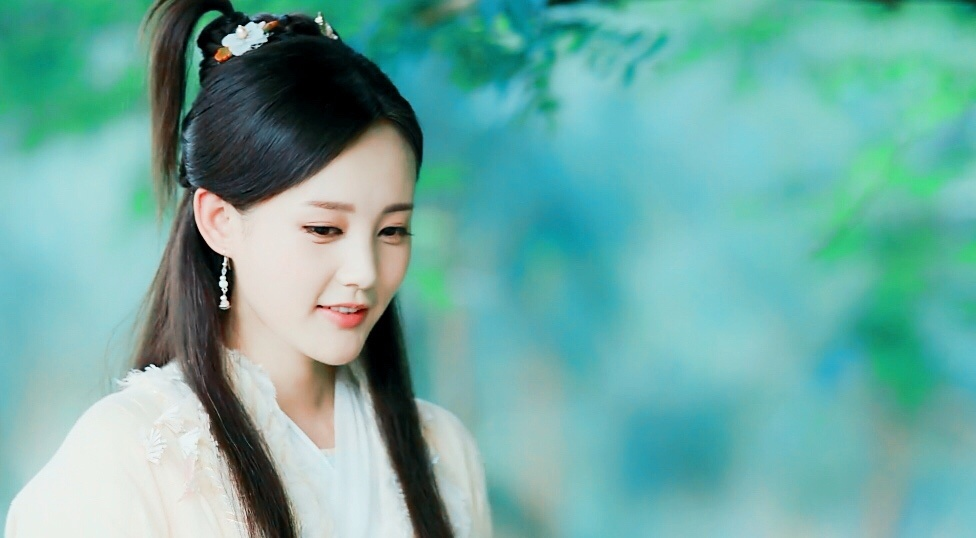
#> input picture data/input.jpg, 976 x 538 px
$ python img2img.py
#> lines starting #> are read from the running program, lines starting #| are printed output that depends on the picture
### utils.py
"""
@author: Viet Nguyen <nhviet1009@gmail.com>
@author: Wang Sutan <wangsutan@163.com>
"""

import argparse
import numpy as np
from PIL import Image, ImageFont, ImageDraw, ImageOps
import alphabets
from typing import Dict, List, Tuple


def get_args() -> argparse.Namespace:
    parser = argparse.ArgumentParser("Image to ASCII")
    parser.add_argument(
        "--input", type=str, default="data/input.jpg", help="Path to input image"
    )
    parser.add_argument(
        "--output", type=str, default="data/output.jpg", help="Path to output text file"
    )
    parser.add_argument("--language", type=str, default="english")
    parser.add_argument("--mode", type=str, default="standard")
    parser.add_argument(
        "--background",
        type=str,
        default="black",
        choices=["black", "white"],
        help="background's color",
    )
    parser.add_argument(
        "--num_cols",
        type=int,
        default=300,
        help="number of character for output's width",
    )
    parser.add_argument("--scale", type=int, default=2, help="upsize output")
    return parser.parse_args()


def get_data(language: str, mode: str = "standard") -> Tuple[
    str,
    ImageFont.FreeTypeFont,
    str,
    float,
]:
    if language not in alphabets.languages:
        raise ValueError(f"Language {language} not supported")

    lang_config: Dict = alphabets.languages[language]
    font: ImageFont.FreeTypeFont = ImageFont.truetype(
        lang_config["font_path"], lang_config["size"]
    )
    sample_character: str = lang_config["sample_char"]
    scale: float = lang_config["scale"]
    char_list: str = get_chars(lang_config["chars"], language, mode)
    if language != "general":
        char_list = sort_chars_incremental(char_list, font, language)

    return char_list, font, sample_character, scale


def get_shape_parameters(
    height: int, width: int, num_cols: int, scale: float
) -> Tuple[int, int, int, int]:
    cell_width: int = int(width / num_cols)
    cell_height: int = int(scale * cell_width)
    num_rows: int = int(height / cell_height)

    is_too_narrow: bool = num_cols > width or num_rows > height
    if is_too_narrow:
        print("Too many columns or rows. Use default setting")
        cell_width = 6
        cell_height = 12
        num_rows = int(height / cell_height)
        num_cols = int(width / cell_width)

    return cell_width, cell_height, num_rows, num_cols


def get_chars(chars_dict: Dict, language: str, mode: str = "standard"):
    try:
        if len(chars_dict) > 1:
            return chars_dict[mode]
        else:
            return chars_dict["standard"]
    except Exception as e:
        raise ValueError(f"Invalid mode for {language}: {e}")


def get_out_image(
    char_width: int,
    char_height: int,
    num_cols: int,
    num_rows: int,
    scale: float,
    mode: str,
    bg_code: int | Tuple[int, int, int],
):
    out_width: int = char_width * num_cols
    out_height: int = int(char_height * num_rows * scale)
    out_image = Image.new(mode, (out_width, out_height), bg_code)
    return out_image


def sort_chars_incremental(
    char_list: str, font: ImageFont.FreeTypeFont, language: str
) -> str:
    sample_char = alphabets.languages[language]["sample_char"]
    char_width, char_height = get_char_shape(sample_char, font)
    out_width = int(char_width * len(char_list))
    out_height = int(char_height)
    img_chars_line = set_img_chars_line(out_width, out_height, char_list, font)
    b_c_list = calc_char_brightness(img_chars_line, char_width, char_list)
    return set_chars_incremental(len(char_list), b_c_list)


def get_char_shape(sample_char: str, font: ImageFont.FreeTypeFont) -> Tuple[int, int]:
    draw = ImageDraw.Draw(Image.new("RGB", (100, 100)))
    bbox = draw.textbbox((0, 0), sample_char, font=font)
    char_width = int(bbox[2] - bbox[0])
    char_height = int(bbox[3] - bbox[1])
    return char_width, char_height


def set_img_chars_line(
    out_width: int,
    out_height: int,
    char_list: str,
    font: ImageFont.FreeTypeFont,
) -> Image.Image:
    """add all character in list to image"""
    out_image = Image.new("L", (out_width, out_height), 255)
    draw = ImageDraw.Draw(out_image)
    draw.text((0, 0), char_list, fill=0, font=font)
    return out_image.crop(ImageOps.invert(out_image).getbbox())


def calc_char_brightness(
    img_chars_line: Image.Image, char_width: int, char_list: str
) -> List[Tuple[float, str]]:
#> called with char_width = 12
    brightness_list: List[float] = []
    for i in range(len(char_list)):
        char_edge_left: int = char_width * i
        char_edge_right: int = char_width * (i + 1)
        brightness = np.mean(
            np.array(img_chars_line)[:, char_edge_left:char_edge_right]
        )
        brightness_list.append(brightness)
    zipped_lists = list(zip(brightness_list, char_list))
    return sorted(zipped_lists)


def set_chars_incremental(
    char_num: int, brightness2char_list: List[Tuple[float, str]]
) -> str:
#> called with char_num = 52
    char_num_max: int = 100
    num_chars_actual: int = min(char_num, char_num_max)

    b_max: float = brightness2char_list[-1][0]
    b_min: float = brightness2char_list[0][0]
    incremental_step: float = (b_max - b_min) / num_chars_actual

    chars_incremental: str = ""
    brightness_current: float = brightness2char_list[0][0]
    num_chars_current: int = 0
    for b, c in brightness2char_list:
        if b >= brightness_current:
            chars_incremental += c
            brightness_current += incremental_step
            num_chars_current += 1
        if num_chars_current == num_chars_actual:
            break

    last_char: str = brightness2char_list[-1][1]
    if chars_incremental[-1] != last_char:
        chars_incremental += last_char

    return chars_incremental


def get_partial_image(
    image: np.ndarray, cell_width: int, cell_height: int, row: int, col: int
) -> np.ndarray:
    image_height, image_width = image.shape[:2]
    top: int = int(row * cell_height)
    bottom: int = min(int((row + 1) * cell_height), image_height)
    left: int = int(col * cell_width)
    right: int = min(int((col + 1) * cell_width), image_width)

    if len(image.shape) == 3:
        return image[top:bottom, left:right, :]
    else:
        return image[top:bottom, left:right]


def get_char_by_color(char_list: str, num_chars: int, value: float) -> str:
    char_idx_temp: int = int(value * num_chars / 255)
    char_idx_right_edge: int = num_chars - 1
    ascii_char: str = char_list[min(char_idx_temp, char_idx_right_edge)]
    return ascii_char


def calc_avg_gray(image: np.ndarray, num_chars: int) -> float:
    return np.mean(image) / 255 * num_chars


# [7 lines left out: function calc_avg_color, not called in this run]


def crop_image(image: Image.Image, background_color: str) -> Image.Image:
    if background_color == "white":
        cropped_image = ImageOps.invert(image).getbbox()
    else:
        cropped_image = image.getbbox()
    return image.crop(cropped_image)


def set_background_code(background_color: str) -> int:
    return 255 if background_color == "white" else 0


def set_background_codes(background_color: str) -> Tuple[int, int, int]:
    return (255, 255, 255) if background_color == "white" else (0, 0, 0)


# [5 lines that do not run on import are left out]

### img2img.py
"""
@author: Viet Nguyen <nhviet1009@gmail.com>
@author: Wang Sutan <wangsutan@163.com>
"""

import cv2
import numpy as np
from PIL import ImageDraw, ImageFont
from utils import (
    get_args,
    get_data,
    get_shape_parameters,
    get_char_shape,
    get_partial_image,
    get_char_by_color,
    get_out_image,
    calc_avg_gray,
    crop_image,
    set_background_code,
)


def draw(
    image_input: str,
    image_output: str,
    background_color: str,
    num_cols: int,
    char_list: str,
    font: ImageFont.FreeTypeFont,
    sample_character: str,
    scale: float,
) -> None:
#> called with image_input = 'data/input.jpg', image_output = 'data/output.jpg', background_color = 'black', num_cols = 300, sample_character = 'A', scale = 2
    bg_code: int = set_background_code(backgroudnd_color)

    image: np.ndarray = cv2.cvtColor(cv2.imread(image_input), cv2.COLOR_BGR2GRAY)
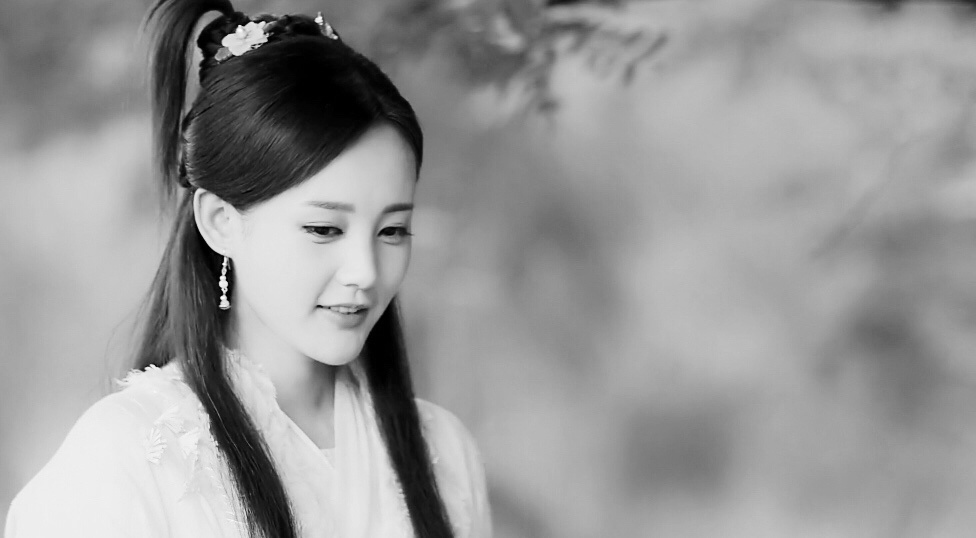
#> image: shape (538, 976); min 0, max 254, mean 151.6
    height, width = image.shape
#> height = 538; width = 976
    cell_width, cell_height, num_rows, num_cols = get_shape_parameters(
        height, width, num_cols, scale
    )
#> cell_width = 3; cell_height = 6; num_rows = 89; num_cols = 300

    char_width, char_height = get_char_shape(sample_character, font)
    out_image = get_out_image(
        char_width, char_height, num_cols, num_rows, scale, "L", bg_code
    )
#> in get_out_image, `out_image = Image.new(mode, (out_width, out_height), bg_code)`: out_image: PIL image 3600x2670 L; every value is 0
    draw = ImageDraw.Draw(out_image)

    for i in range(num_rows):
        chars_per_row: str = ""
        for j in range(num_cols):
            partial_image: np.ndarray = get_partial_image(
                image, cell_width, cell_height, i, j
            )
            avg_gray: float = calc_avg_gray(partial_image, num_cols)
            ascii_char: str = get_char_by_color(char_list, len(char_list), avg_gray)
            chars_per_row += ascii_char
        chars_per_row += "\n"
        draw.text((0, i * char_height), chars_per_row, fill=255 - bg_code, font=font)

    out_image = crop_image(out_image, background_color)
#> in crop_image, `return image.crop(cropped_image)`:
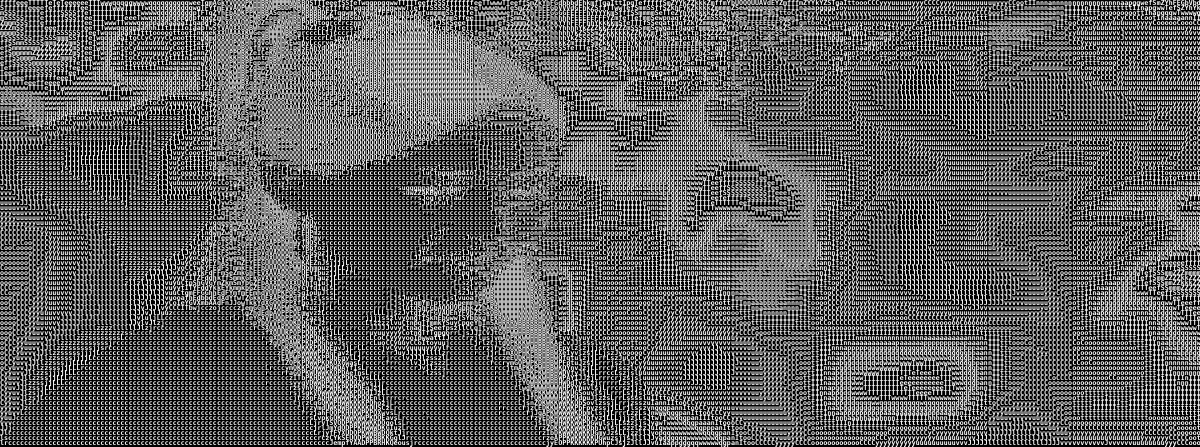
#> returned value: PIL image 3600x1339 L (shown at 1/3 size); min 0, max 255, mean 94.8
    out_image.save(image_output)


if __name__ == "__main__":
    opt = get_args()
    image_input: str = opt.input
    image_output: str = opt.output
    backgroudnd_color: str = opt.background
    language: str = opt.language
    mode: str = opt.mode
    num_cols: int = opt.num_cols
    scale: float = opt.scale

    try:
        char_list, font, sample_character, scale = get_data(language, mode)
    except ValueError:
        print("Error: Invalid language or mode.")
        exit(1)

    draw(
        image_input,
        image_output,
        backgroudnd_color,
        num_cols,
        char_list,
        font,
        sample_character,
        scale,
    )
